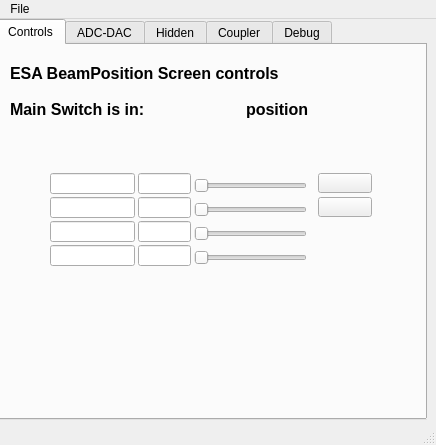
<?xml version="1.0" encoding="UTF-8"?>
<ui version="4.0">
 <class>MainWindow</class>
 <widget class="QMainWindow" name="MainWindow">
  <property name="geometry">
   <rect>
    <x>0</x>
    <y>0</y>
    <width>436</width>
    <height>445</height>
   </rect>
  </property>
  <property name="windowTitle">
   <string>MainWindow</string>
  </property>
  <widget class="QWidget" name="centralwidget">
   <widget class="QTabWidget" name="tabWidget">
    <property name="geometry">
     <rect>
      <x>-4</x>
      <y>0</y>
      <width>431</width>
      <height>401</height>
     </rect>
    </property>
    <property name="currentIndex">
     <number>0</number>
    </property>
    <widget class="QWidget" name="tab">
     <attribute name="title">
      <string>Controls</string>
     </attribute>
     <widget class="QELineEdit" name="qelineedit">
      <property name="geometry">
       <rect>
        <x>52</x>
        <y>128</y>
        <width>85</width>
        <height>21</height>
       </rect>
      </property>
      <property name="alignment">
       <set>Qt::AlignRight|Qt::AlignTrailing|Qt::AlignVCenter</set>
      </property>
      <property name="variable" stdset="0">
       <string>$(P):AO:4132-4:PC:CH1.DESC</string>
      </property>
      <property name="variableSubstitutions" stdset="0">
       <string>P=ESAA</string>
      </property>
      <property name="displayAlarmState">
       <bool>false</bool>
      </property>
     </widget>
     <widget class="QELineEdit" name="qelineedit_2">
      <property name="geometry">
       <rect>
        <x>52</x>
        <y>152</y>
        <width>85</width>
        <height>21</height>
       </rect>
      </property>
      <property name="alignment">
       <set>Qt::AlignRight|Qt::AlignTrailing|Qt::AlignVCenter</set>
      </property>
      <property name="variable" stdset="0">
       <string>$(P):AO:4132-4:PC:CH2.DESC</string>
      </property>
      <property name="variableSubstitutions" stdset="0">
       <string>P=ESAA</string>
      </property>
      <property name="displayAlarmState">
       <bool>false</bool>
      </property>
     </widget>
     <widget class="QELineEdit" name="qelineedit_3">
      <property name="geometry">
       <rect>
        <x>52</x>
        <y>176</y>
        <width>85</width>
        <height>21</height>
       </rect>
      </property>
      <property name="alignment">
       <set>Qt::AlignRight|Qt::AlignTrailing|Qt::AlignVCenter</set>
      </property>
      <property name="variable" stdset="0">
       <string>$(P):AO:4132-4:PC:CH3.DESC</string>
      </property>
      <property name="variableSubstitutions" stdset="0">
       <string>P=ESAA</string>
      </property>
      <property name="displayAlarmState">
       <bool>false</bool>
      </property>
     </widget>
     <widget class="QELineEdit" name="qelineedit_4">
      <property name="geometry">
       <rect>
        <x>52</x>
        <y>200</y>
        <width>85</width>
        <height>21</height>
       </rect>
      </property>
      <property name="alignment">
       <set>Qt::AlignRight|Qt::AlignTrailing|Qt::AlignVCenter</set>
      </property>
      <property name="variable" stdset="0">
       <string>$(P):AO:4132-4:PC:CH4.DESC</string>
      </property>
      <property name="variableSubstitutions" stdset="0">
       <string>P=ESAA</string>
      </property>
      <property name="displayAlarmState">
       <bool>false</bool>
      </property>
     </widget>
     <widget class="QELineEdit" name="qelineedit_9">
      <property name="geometry">
       <rect>
        <x>140</x>
        <y>128</y>
        <width>53</width>
        <height>21</height>
       </rect>
      </property>
      <property name="alignment">
       <set>Qt::AlignRight|Qt::AlignTrailing|Qt::AlignVCenter</set>
      </property>
      <property name="variable" stdset="0">
       <string>$(P):AO:4132-4:PC:CH1</string>
      </property>
      <property name="variableSubstitutions" stdset="0">
       <string>P=ESAA</string>
      </property>
      <property name="displayAlarmState">
       <bool>false</bool>
      </property>
     </widget>
     <widget class="QELineEdit" name="qelineedit_10">
      <property name="geometry">
       <rect>
        <x>140</x>
        <y>152</y>
        <width>53</width>
        <height>21</height>
       </rect>
      </property>
      <property name="alignment">
       <set>Qt::AlignRight|Qt::AlignTrailing|Qt::AlignVCenter</set>
      </property>
      <property name="variable" stdset="0">
       <string>$(P):AO:4132-4:PC:CH2</string>
      </property>
      <property name="variableSubstitutions" stdset="0">
       <string>P=ESAA</string>
      </property>
      <property name="displayAlarmState">
       <bool>false</bool>
      </property>
     </widget>
     <widget class="QELineEdit" name="qelineedit_39">
      <property name="geometry">
       <rect>
        <x>140</x>
        <y>176</y>
        <width>53</width>
        <height>21</height>
       </rect>
      </property>
      <property name="alignment">
       <set>Qt::AlignRight|Qt::AlignTrailing|Qt::AlignVCenter</set>
      </property>
      <property name="variable" stdset="0">
       <string>$(P):AO:4132-4:PC:CH3</string>
      </property>
      <property name="variableSubstitutions" stdset="0">
       <string>P=ESAA</string>
      </property>
      <property name="displayAlarmState">
       <bool>false</bool>
      </property>
     </widget>
     <widget class="QELineEdit" name="qelineedit_40">
      <property name="geometry">
       <rect>
        <x>140</x>
        <y>200</y>
        <width>53</width>
        <height>21</height>
       </rect>
      </property>
      <property name="alignment">
       <set>Qt::AlignRight|Qt::AlignTrailing|Qt::AlignVCenter</set>
      </property>
      <property name="variable" stdset="0">
       <string>$(P):AO:4132-4:PC:CH4</string>
      </property>
      <property name="variableSubstitutions" stdset="0">
       <string>P=ESAA</string>
      </property>
      <property name="displayAlarmState">
       <bool>false</bool>
      </property>
     </widget>
     <widget class="QESlider" name="qeslider">
      <property name="geometry">
       <rect>
        <x>196</x>
        <y>132</y>
        <width>113</width>
        <height>17</height>
       </rect>
      </property>
      <property name="orientation">
       <enum>Qt::Horizontal</enum>
      </property>
      <property name="variable" stdset="0">
       <string>$(P):AO:4132-4:PC:CH1</string>
      </property>
      <property name="variableSubstitutions" stdset="0">
       <string>P=ESAA</string>
      </property>
      <property name="displayAlarmState">
       <bool>false</bool>
      </property>
     </widget>
     <widget class="QESlider" name="qeslider_2">
      <property name="geometry">
       <rect>
        <x>196</x>
        <y>156</y>
        <width>113</width>
        <height>17</height>
       </rect>
      </property>
      <property name="orientation">
       <enum>Qt::Horizontal</enum>
      </property>
      <property name="variable" stdset="0">
       <string>$(P):AO:4132-4:PC:CH2</string>
      </property>
      <property name="variableSubstitutions" stdset="0">
       <string>P=ESAA</string>
      </property>
      <property name="displayAlarmState">
       <bool>false</bool>
      </property>
     </widget>
     <widget class="QESlider" name="qeslider_3">
      <property name="geometry">
       <rect>
        <x>196</x>
        <y>180</y>
        <width>113</width>
        <height>17</height>
       </rect>
      </property>
      <property name="orientation">
       <enum>Qt::Horizontal</enum>
      </property>
      <property name="variable" stdset="0">
       <string>$(P):AO:4132-4:PC:CH3</string>
      </property>
      <property name="variableSubstitutions" stdset="0">
       <string>P=ESAA</string>
      </property>
      <property name="displayAlarmState">
       <bool>false</bool>
      </property>
     </widget>
     <widget class="QESlider" name="qeslider_4">
      <property name="geometry">
       <rect>
        <x>196</x>
        <y>204</y>
        <width>113</width>
        <height>17</height>
       </rect>
      </property>
      <property name="orientation">
       <enum>Qt::Horizontal</enum>
      </property>
      <property name="variable" stdset="0">
       <string>$(P):PC:4132-4:PC:CH4</string>
      </property>
      <property name="variableSubstitutions" stdset="0">
       <string>P=ESAA</string>
      </property>
      <property name="displayAlarmState">
       <bool>false</bool>
      </property>
     </widget>
     <widget class="QLabel" name="label">
      <property name="geometry">
       <rect>
        <x>12</x>
        <y>12</y>
        <width>337</width>
        <height>33</height>
       </rect>
      </property>
      <property name="font">
       <font>
        <pointsize>12</pointsize>
        <weight>75</weight>
        <bold>true</bold>
       </font>
      </property>
      <property name="text">
       <string>ESA BeamPosition Screen controls</string>
      </property>
     </widget>
     <widget class="QLabel" name="label_2">
      <property name="geometry">
       <rect>
        <x>12</x>
        <y>52</y>
        <width>165</width>
        <height>25</height>
       </rect>
      </property>
      <property name="font">
       <font>
        <pointsize>12</pointsize>
        <weight>75</weight>
        <bold>true</bold>
       </font>
      </property>
      <property name="text">
       <string>Main Switch is in:</string>
      </property>
     </widget>
     <widget class="QELabel" name="qelabel">
      <property name="geometry">
       <rect>
        <x>176</x>
        <y>56</y>
        <width>69</width>
        <height>17</height>
       </rect>
      </property>
      <property name="font">
       <font>
        <pointsize>12</pointsize>
        <weight>75</weight>
        <bold>true</bold>
       </font>
      </property>
      <property name="variable" stdset="0">
       <string>$(P):MBBI:REM:LOC</string>
      </property>
      <property name="variableSubstitutions" stdset="0">
       <string>P=ESAA</string>
      </property>
      <property name="displayAlarmState">
       <bool>false</bool>
      </property>
     </widget>
     <widget class="QLabel" name="label_3">
      <property name="geometry">
       <rect>
        <x>248</x>
        <y>52</y>
        <width>101</width>
        <height>25</height>
       </rect>
      </property>
      <property name="font">
       <font>
        <pointsize>12</pointsize>
        <weight>75</weight>
        <bold>true</bold>
       </font>
      </property>
      <property name="text">
       <string>position</string>
      </property>
     </widget>
     <widget class="CAButton" name="cabutton">
      <property name="geometry">
       <rect>
        <x>320</x>
        <y>128</y>
        <width>54</width>
        <height>20</height>
       </rect>
      </property>
      <property name="checkable">
       <bool>true</bool>
      </property>
      <property name="writeOnPress" stdset="0">
       <bool>false</bool>
      </property>
      <property name="writeOnClick" stdset="0">
       <bool>true</bool>
      </property>
      <property name="onLabel">
       <string>In</string>
      </property>
      <property name="offLabel">
       <string>Out</string>
      </property>
      <property name="variable" stdset="0">
       <string>$(P):BO:SC:2408-4:BIT0</string>
      </property>
      <property name="variableSubstitutions" stdset="0">
       <string>P=ESAA</string>
      </property>
      <property name="subscribe">
       <bool>true</bool>
      </property>
      <property name="AlarmEnable" stdset="0">
       <bool>false</bool>
      </property>
      <property name="literalLabel">
       <bool>true</bool>
      </property>
     </widget>
     <widget class="CAButton" name="cabutton_2">
      <property name="geometry">
       <rect>
        <x>320</x>
        <y>152</y>
        <width>54</width>
        <height>20</height>
       </rect>
      </property>
      <property name="checkable">
       <bool>true</bool>
      </property>
      <property name="writeOnPress" stdset="0">
       <bool>false</bool>
      </property>
      <property name="writeOnClick" stdset="0">
       <bool>true</bool>
      </property>
      <property name="onLabel">
       <string>In</string>
      </property>
      <property name="offLabel">
       <string>Out</string>
      </property>
      <property name="variable" stdset="0">
       <string>$(P):BO:SC:2408-4:BIT1</string>
      </property>
      <property name="variableSubstitutions" stdset="0">
       <string>P=ESAA</string>
      </property>
      <property name="subscribe">
       <bool>true</bool>
      </property>
      <property name="AlarmEnable" stdset="0">
       <bool>false</bool>
      </property>
      <property name="literalLabel">
       <bool>true</bool>
      </property>
     </widget>
    </widget>
    <widget class="QWidget" name="tab_3">
     <attribute name="title">
      <string>ADC-DAC</string>
     </attribute>
     <widget class="QELineEdit" name="qelineedit_11">
      <property name="geometry">
       <rect>
        <x>16</x>
        <y>24</y>
        <width>127</width>
        <height>21</height>
       </rect>
      </property>
      <property name="alignment">
       <set>Qt::AlignRight|Qt::AlignTrailing|Qt::AlignVCenter</set>
      </property>
      <property name="variable" stdset="0">
       <string>$(P):AO:4132-4:PC:CH1.DESC</string>
      </property>
      <property name="variableSubstitutions" stdset="0">
       <string>P=ESAA</string>
      </property>
      <property name="displayAlarmState">
       <bool>false</bool>
      </property>
     </widget>
     <widget class="QELabel" name="qelabel_31">
      <property name="geometry">
       <rect>
        <x>160</x>
        <y>24</y>
        <width>41</width>
        <height>21</height>
       </rect>
      </property>
      <property name="alignment">
       <set>Qt::AlignRight|Qt::AlignTrailing|Qt::AlignVCenter</set>
      </property>
      <property name="variable" stdset="0">
       <string>$(P):LI:4132-4:SBYTE1</string>
      </property>
      <property name="variableSubstitutions" stdset="0">
       <string>P=ESAA</string>
      </property>
      <property name="displayAlarmState">
       <bool>false</bool>
      </property>
      <property name="format" stdset="0">
       <enum>QELabel::UnsignedInteger</enum>
      </property>
      <property name="radix">
       <UInt>16</UInt>
      </property>
     </widget>
     <widget class="QELineEdit" name="qelineedit_12">
      <property name="geometry">
       <rect>
        <x>216</x>
        <y>24</y>
        <width>61</width>
        <height>21</height>
       </rect>
      </property>
      <property name="variable" stdset="0">
       <string>$(P):AO:4132-4:PC:CH1</string>
      </property>
      <property name="variableSubstitutions" stdset="0">
       <string>P=ESAA</string>
      </property>
      <property name="displayAlarmState">
       <bool>false</bool>
      </property>
     </widget>
     <widget class="QELabel" name="qelabel_32">
      <property name="geometry">
       <rect>
        <x>296</x>
        <y>24</y>
        <width>53</width>
        <height>21</height>
       </rect>
      </property>
      <property name="alignment">
       <set>Qt::AlignRight|Qt::AlignTrailing|Qt::AlignVCenter</set>
      </property>
      <property name="variable" stdset="0">
       <string>$(P):AO:4132-4:PC:CH1.RVAL</string>
      </property>
      <property name="variableSubstitutions" stdset="0">
       <string>P=ESAA</string>
      </property>
      <property name="displayAlarmState">
       <bool>false</bool>
      </property>
      <property name="precision">
       <number>2</number>
      </property>
      <property name="addUnits">
       <bool>false</bool>
      </property>
      <property name="format" stdset="0">
       <enum>QELabel::UnsignedInteger</enum>
      </property>
      <property name="radix">
       <UInt>16</UInt>
      </property>
     </widget>
     <widget class="QLabel" name="label_5">
      <property name="geometry">
       <rect>
        <x>56</x>
        <y>8</y>
        <width>56</width>
        <height>15</height>
       </rect>
      </property>
      <property name="text">
       <string>channel</string>
      </property>
      <property name="alignment">
       <set>Qt::AlignRight|Qt::AlignTrailing|Qt::AlignVCenter</set>
      </property>
     </widget>
     <widget class="QLabel" name="label_6">
      <property name="geometry">
       <rect>
        <x>152</x>
        <y>8</y>
        <width>49</width>
        <height>16</height>
       </rect>
      </property>
      <property name="text">
       <string>sByte</string>
      </property>
      <property name="alignment">
       <set>Qt::AlignRight|Qt::AlignTrailing|Qt::AlignVCenter</set>
      </property>
     </widget>
     <widget class="QLabel" name="label_7">
      <property name="geometry">
       <rect>
        <x>224</x>
        <y>4</y>
        <width>41</width>
        <height>16</height>
       </rect>
      </property>
      <property name="text">
       <string>value</string>
      </property>
      <property name="alignment">
       <set>Qt::AlignRight|Qt::AlignTrailing|Qt::AlignVCenter</set>
      </property>
     </widget>
     <widget class="QLabel" name="label_8">
      <property name="geometry">
       <rect>
        <x>304</x>
        <y>4</y>
        <width>41</width>
        <height>16</height>
       </rect>
      </property>
      <property name="text">
       <string>RVAL</string>
      </property>
      <property name="alignment">
       <set>Qt::AlignRight|Qt::AlignTrailing|Qt::AlignVCenter</set>
      </property>
     </widget>
     <widget class="QELineEdit" name="qelineedit_13">
      <property name="geometry">
       <rect>
        <x>216</x>
        <y>48</y>
        <width>61</width>
        <height>21</height>
       </rect>
      </property>
      <property name="variable" stdset="0">
       <string>$(P):AO:4132-4:PC:CH2</string>
      </property>
      <property name="variableSubstitutions" stdset="0">
       <string>P=ESAA</string>
      </property>
      <property name="displayAlarmState">
       <bool>false</bool>
      </property>
     </widget>
     <widget class="QELineEdit" name="qelineedit_14">
      <property name="geometry">
       <rect>
        <x>16</x>
        <y>48</y>
        <width>127</width>
        <height>21</height>
       </rect>
      </property>
      <property name="alignment">
       <set>Qt::AlignRight|Qt::AlignTrailing|Qt::AlignVCenter</set>
      </property>
      <property name="variable" stdset="0">
       <string>$(P):AO:4132-4:PC:CH2.DESC</string>
      </property>
      <property name="variableSubstitutions" stdset="0">
       <string>P=ESAA</string>
      </property>
      <property name="displayAlarmState">
       <bool>false</bool>
      </property>
     </widget>
     <widget class="QELabel" name="qelabel_33">
      <property name="geometry">
       <rect>
        <x>296</x>
        <y>48</y>
        <width>53</width>
        <height>21</height>
       </rect>
      </property>
      <property name="alignment">
       <set>Qt::AlignRight|Qt::AlignTrailing|Qt::AlignVCenter</set>
      </property>
      <property name="variable" stdset="0">
       <string>$(P):AO:4132-4:PC:CH2.RVAL</string>
      </property>
      <property name="variableSubstitutions" stdset="0">
       <string>P=ESAA</string>
      </property>
      <property name="displayAlarmState">
       <bool>false</bool>
      </property>
      <property name="precision">
       <number>2</number>
      </property>
      <property name="addUnits">
       <bool>false</bool>
      </property>
      <property name="format" stdset="0">
       <enum>QELabel::UnsignedInteger</enum>
      </property>
      <property name="radix">
       <UInt>16</UInt>
      </property>
     </widget>
     <widget class="QELabel" name="qelabel_34">
      <property name="geometry">
       <rect>
        <x>160</x>
        <y>48</y>
        <width>41</width>
        <height>21</height>
       </rect>
      </property>
      <property name="alignment">
       <set>Qt::AlignRight|Qt::AlignTrailing|Qt::AlignVCenter</set>
      </property>
      <property name="variable" stdset="0">
       <string>$(P):LI:4132-4:SBYTE2</string>
      </property>
      <property name="variableSubstitutions" stdset="0">
       <string>P=ESAA</string>
      </property>
      <property name="displayAlarmState">
       <bool>false</bool>
      </property>
      <property name="format" stdset="0">
       <enum>QELabel::UnsignedInteger</enum>
      </property>
      <property name="radix">
       <UInt>16</UInt>
      </property>
     </widget>
     <widget class="QELineEdit" name="qelineedit_15">
      <property name="geometry">
       <rect>
        <x>216</x>
        <y>72</y>
        <width>61</width>
        <height>21</height>
       </rect>
      </property>
      <property name="variable" stdset="0">
       <string>$(P):AO:4132-4:PC:CH3</string>
      </property>
      <property name="variableSubstitutions" stdset="0">
       <string>P=ESAA</string>
      </property>
      <property name="displayAlarmState">
       <bool>false</bool>
      </property>
     </widget>
     <widget class="QELineEdit" name="qelineedit_16">
      <property name="geometry">
       <rect>
        <x>16</x>
        <y>72</y>
        <width>127</width>
        <height>21</height>
       </rect>
      </property>
      <property name="alignment">
       <set>Qt::AlignRight|Qt::AlignTrailing|Qt::AlignVCenter</set>
      </property>
      <property name="variable" stdset="0">
       <string>$(P):AO:4132-4:PC:CH3.DESC</string>
      </property>
      <property name="variableSubstitutions" stdset="0">
       <string>P=ESAA</string>
      </property>
      <property name="displayAlarmState">
       <bool>false</bool>
      </property>
     </widget>
     <widget class="QELabel" name="qelabel_35">
      <property name="geometry">
       <rect>
        <x>296</x>
        <y>72</y>
        <width>53</width>
        <height>21</height>
       </rect>
      </property>
      <property name="alignment">
       <set>Qt::AlignRight|Qt::AlignTrailing|Qt::AlignVCenter</set>
      </property>
      <property name="variable" stdset="0">
       <string>$(P):AO:4132-4:PC:CH3.RVAL</string>
      </property>
      <property name="variableSubstitutions" stdset="0">
       <string>P=ESAA</string>
      </property>
      <property name="displayAlarmState">
       <bool>false</bool>
      </property>
      <property name="precision">
       <number>2</number>
      </property>
      <property name="addUnits">
       <bool>false</bool>
      </property>
      <property name="format" stdset="0">
       <enum>QELabel::UnsignedInteger</enum>
      </property>
      <property name="radix">
       <UInt>16</UInt>
      </property>
     </widget>
     <widget class="QELabel" name="qelabel_36">
      <property name="geometry">
       <rect>
        <x>160</x>
        <y>72</y>
        <width>41</width>
        <height>21</height>
       </rect>
      </property>
      <property name="alignment">
       <set>Qt::AlignRight|Qt::AlignTrailing|Qt::AlignVCenter</set>
      </property>
      <property name="variable" stdset="0">
       <string>$(P):LI:4132-4:SBYTE3</string>
      </property>
      <property name="variableSubstitutions" stdset="0">
       <string>P=ESAA</string>
      </property>
      <property name="displayAlarmState">
       <bool>false</bool>
      </property>
      <property name="format" stdset="0">
       <enum>QELabel::UnsignedInteger</enum>
      </property>
      <property name="radix">
       <UInt>16</UInt>
      </property>
     </widget>
     <widget class="QELineEdit" name="qelineedit_17">
      <property name="geometry">
       <rect>
        <x>216</x>
        <y>96</y>
        <width>61</width>
        <height>21</height>
       </rect>
      </property>
      <property name="variable" stdset="0">
       <string>$(P):AO:4132-4:PC:CH4</string>
      </property>
      <property name="variableSubstitutions" stdset="0">
       <string>P=ESAA</string>
      </property>
      <property name="displayAlarmState">
       <bool>false</bool>
      </property>
     </widget>
     <widget class="QELineEdit" name="qelineedit_18">
      <property name="geometry">
       <rect>
        <x>16</x>
        <y>96</y>
        <width>127</width>
        <height>21</height>
       </rect>
      </property>
      <property name="alignment">
       <set>Qt::AlignRight|Qt::AlignTrailing|Qt::AlignVCenter</set>
      </property>
      <property name="variable" stdset="0">
       <string>$(P):AO:4132-4:PC:CH4.DESC</string>
      </property>
      <property name="variableSubstitutions" stdset="0">
       <string>P=ESAA</string>
      </property>
      <property name="displayAlarmState">
       <bool>false</bool>
      </property>
     </widget>
     <widget class="QELabel" name="qelabel_37">
      <property name="geometry">
       <rect>
        <x>296</x>
        <y>96</y>
        <width>53</width>
        <height>21</height>
       </rect>
      </property>
      <property name="alignment">
       <set>Qt::AlignRight|Qt::AlignTrailing|Qt::AlignVCenter</set>
      </property>
      <property name="variable" stdset="0">
       <string>$(P):AO:4132-4:PC:CH4.RVAL</string>
      </property>
      <property name="variableSubstitutions" stdset="0">
       <string>P=ESAA</string>
      </property>
      <property name="displayAlarmState">
       <bool>false</bool>
      </property>
      <property name="precision">
       <number>2</number>
      </property>
      <property name="addUnits">
       <bool>false</bool>
      </property>
      <property name="format" stdset="0">
       <enum>QELabel::UnsignedInteger</enum>
      </property>
      <property name="radix">
       <UInt>16</UInt>
      </property>
     </widget>
     <widget class="QELabel" name="qelabel_38">
      <property name="geometry">
       <rect>
        <x>160</x>
        <y>96</y>
        <width>41</width>
        <height>21</height>
       </rect>
      </property>
      <property name="alignment">
       <set>Qt::AlignRight|Qt::AlignTrailing|Qt::AlignVCenter</set>
      </property>
      <property name="variable" stdset="0">
       <string>$(P):LI:4132-4:SBYTE3</string>
      </property>
      <property name="variableSubstitutions" stdset="0">
       <string>P=ESAA</string>
      </property>
      <property name="displayAlarmState">
       <bool>false</bool>
      </property>
      <property name="format" stdset="0">
       <enum>QELabel::UnsignedInteger</enum>
      </property>
      <property name="radix">
       <UInt>16</UInt>
      </property>
     </widget>
    </widget>
    <widget class="QWidget" name="tab_4">
     <attribute name="title">
      <string>Hidden</string>
     </attribute>
     <widget class="QTabWidget" name="tabWidget_2">
      <property name="geometry">
       <rect>
        <x>6</x>
        <y>6</y>
        <width>411</width>
        <height>301</height>
       </rect>
      </property>
      <property name="currentIndex">
       <number>1</number>
      </property>
      <widget class="QWidget" name="tab_5">
       <attribute name="title">
        <string>3408</string>
       </attribute>
       <widget class="QEForm" name="qeform">
        <property name="geometry">
         <rect>
          <x>8</x>
          <y>8</y>
          <width>367</width>
          <height>255</height>
         </rect>
        </property>
        <property name="uiFile" stdset="0">
         <string>/afs/slac/g/testfac/tools/display/bkhoffA/ui/common/hidden.ui</string>
        </property>
        <property name="variableSubstitutions" stdset="0">
         <string>P=ESAA,Q=3408,N=4</string>
        </property>
       </widget>
      </widget>
      <widget class="QWidget" name="tab_6">
       <attribute name="title">
        <string>4132</string>
       </attribute>
       <widget class="QEForm" name="qeform_3">
        <property name="geometry">
         <rect>
          <x>8</x>
          <y>8</y>
          <width>367</width>
          <height>255</height>
         </rect>
        </property>
        <property name="uiFile" stdset="0">
         <string>/afs/slac/g/testfac/tools/display/bkhoffA/ui/common/hidden.ui</string>
        </property>
        <property name="variableSubstitutions" stdset="0">
         <string>P=ESAA,Q=4132,N=4</string>
        </property>
       </widget>
      </widget>
     </widget>
    </widget>
    <widget class="QWidget" name="tab_2">
     <attribute name="title">
      <string>Coupler</string>
     </attribute>
     <widget class="QEForm" name="qeform_2">
      <property name="geometry">
       <rect>
        <x>8</x>
        <y>6</y>
        <width>407</width>
        <height>309</height>
       </rect>
      </property>
      <property name="uiFile" stdset="0">
       <string>/afs/slac/g/testfac/tools/display/bkhoffA/ui/common/bk9000.ui</string>
      </property>
      <property name="variableSubstitutions" stdset="0">
       <string>P=ESAA,N=4</string>
      </property>
     </widget>
    </widget>
    <widget class="QWidget" name="tab_7">
     <attribute name="title">
      <string>Debug</string>
     </attribute>
     <widget class="QEForm" name="qeform_4">
      <property name="geometry">
       <rect>
        <x>4</x>
        <y>2</y>
        <width>417</width>
        <height>363</height>
       </rect>
      </property>
      <property name="uiFile" stdset="0">
       <string>/afs/slac/g/testfac/tools/display/bkhoffA/ui/common/debug.ui</string>
      </property>
      <property name="variableSubstitutions" stdset="0">
       <string>P=ESAA,N=4</string>
      </property>
     </widget>
    </widget>
   </widget>
  </widget>
  <widget class="QMenuBar" name="menubar">
   <property name="geometry">
    <rect>
     <x>0</x>
     <y>0</y>
     <width>436</width>
     <height>20</height>
    </rect>
   </property>
   <widget class="QMenu" name="menuFile">
    <property name="title">
     <string>File</string>
    </property>
    <addaction name="actionQuit"/>
   </widget>
   <addaction name="menuFile"/>
  </widget>
  <widget class="QStatusBar" name="statusbar"/>
  <action name="actionQuit">
   <property name="text">
    <string>Quit</string>
   </property>
  </action>
 </widget>
 <customwidgets>
  <customwidget>
   <class>AButton</class>
   <extends>QPushButton</extends>
   <header>abutton.h</header>
  </customwidget>
  <customwidget>
   <class>CAButton</class>
   <extends>AButton</extends>
   <header>cabutton.h</header>
  </customwidget>
  <customwidget>
   <class>QEForm</class>
   <extends>QWidget</extends>
   <header>QEForm.h</header>
  </customwidget>
  <customwidget>
   <class>QELabel</class>
   <extends>QLabel</extends>
   <header>QELabel.h</header>
  </customwidget>
  <customwidget>
   <class>QELineEdit</class>
   <extends>QLineEdit</extends>
   <header>QELineEdit.h</header>
  </customwidget>
  <customwidget>
   <class>QESlider</class>
   <extends>QSlider</extends>
   <header>QESlider.h</header>
  </customwidget>
 </customwidgets>
 <resources/>
 <connections/>
</ui>
